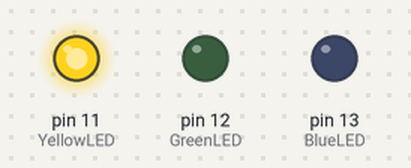
A sketch run on a simulated Arduino Uno, built with avr-gcc and run on an emulated ATmega328P. Parts: output pins drawn as LEDs (lit = HIGH).

Above: at 0.2 s.
At 7.7 s:
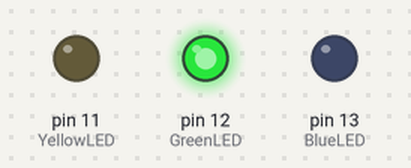
At 11.25 s:
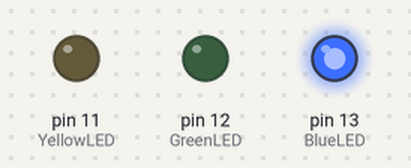
At 15.0 s:
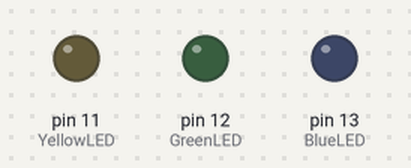
Timing chart, 0 to 15.6 s (numbered marks = the images above):
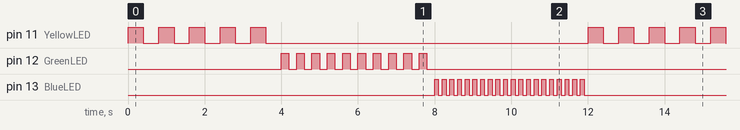

The sketch:

triple_assisted_blinks.ino
```cpp
int YellowLED = 11;
int GreenLED = 12;
int BlueLED = 13;

//Declaring three constant variables associated with its own LED

void setup() {
pinMode(YellowLED,OUTPUT);
pinMode(GreenLED,OUTPUT);
pinMode(BlueLED,OUTPUT);
}

//Yellow LED blinking 5 times

void loop() {
for(int i=0; i<=4; i++){
digitalWrite(YellowLED,HIGH);
delay(400);
digitalWrite(YellowLED,LOW);
delay(400);
}

//Green LED blinking 10 times

for(int i=0; i<=9; i++){
digitalWrite(GreenLED,HIGH);
delay(200);
digitalWrite(GreenLED,LOW);
delay(200);
}

//Blue LED blinking 20 times

for(int i=0; i<=19; i++){
digitalWrite(BlueLED,HIGH);
delay(100);
digitalWrite(BlueLED,LOW);
delay(100);
}
}
```

Measured:
- by itself, pin 11 (YellowLED): repeats every 12.0 s: 4 × (LOW 0.40 s, HIGH 0.40 s), LOW 8.4 s, HIGH 0.40 s
- by itself, pin 12 (GreenLED): repeats every 12.0 s: 9 × (LOW 0.20 s, HIGH 0.20 s), LOW 8.2 s, HIGH 0.20 s
- by itself, pin 13 (BlueLED): moves between LOW and HIGH, repeating every 12.0 s
